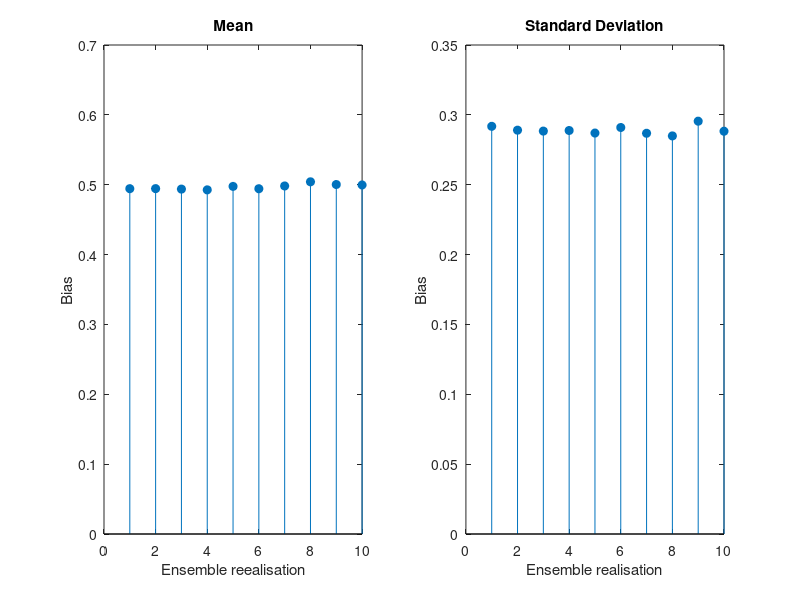
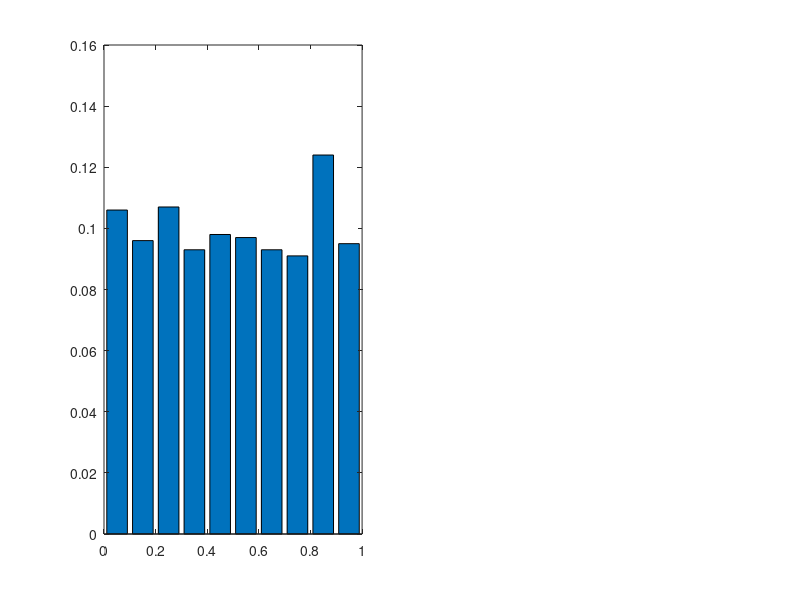

Here is the MATLAB script that generated these plots, in order: (Note: this script raises an error after producing the figures.)
clear all;
X_1 = rand(1000,1);
mean_1 = mean(X_1); %sample mean of 1000-sample realisation
std_1 = std(X_1); %standard deviation of 1000-sample realisation

X_2 = rand(1000,10);
mean_2 = mean(X_2);
std_2 = std(X_2);

thremean = 0.5;
threstd = sqrt(1/12);

Bias_m1 = thremean - mean_1 ;
Bias_std1 = threstd - std_1;

Bias_m2 = thremean - mean_2 ;
Bias_std2 = threstd - std_2;

figure;
subplot(1,2,1);
stem(1:10, mean_2, 'filled');
    title('Mean');
    xlabel('Ensemble reealisation');
    ylabel('Bias');

subplot(1,2,2)
stem(1:10, std_2, 'filled');
    title('Standard Deviation');
    xlabel('Ensemble realisation');
    ylabel('Bias');

figure;
subplot(1,2,1);
[counts,centers] = hist(X_1);
bar(centers,counts/1000);
hline = refline([0 0.1]);
hline.Color = 'r';
title('pdf of 1000 samples');
xlabel('x');
ylabel('Density');
legend('Actual pdf', 'Theoretical pdf', 'Location', 'SouthEast');

subplot(1,2,2)
[counts,centers] = hist(X_2);
bar(centers,counts/1000);
hline = refline([0 0.1]);
hline.Color = 'r';
title('pdf of ten 1000 samples ensembles');
xlabel('x');
ylabel('Density');
legend('Actual pdf', 'Theoretical pdf', 'Location', 'SouthEast');


print('-bestfit','BestFitFigure','-dpdf')
 